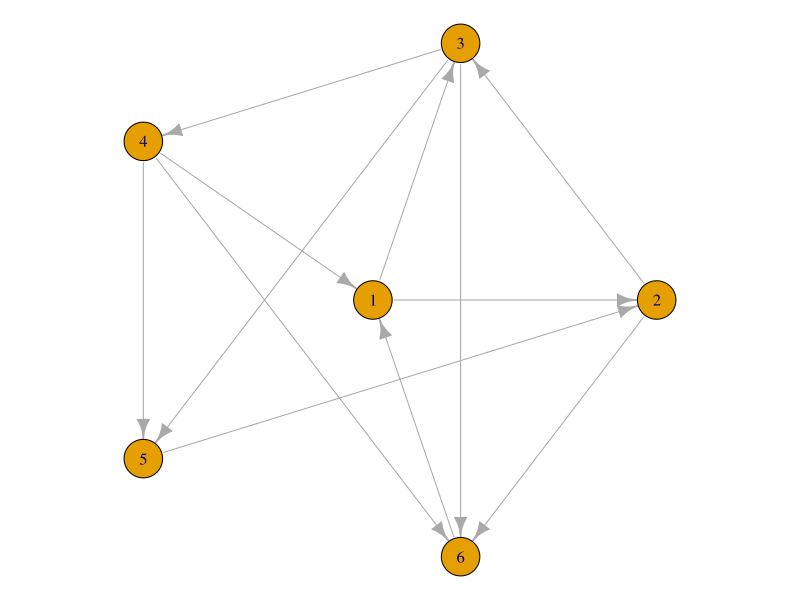
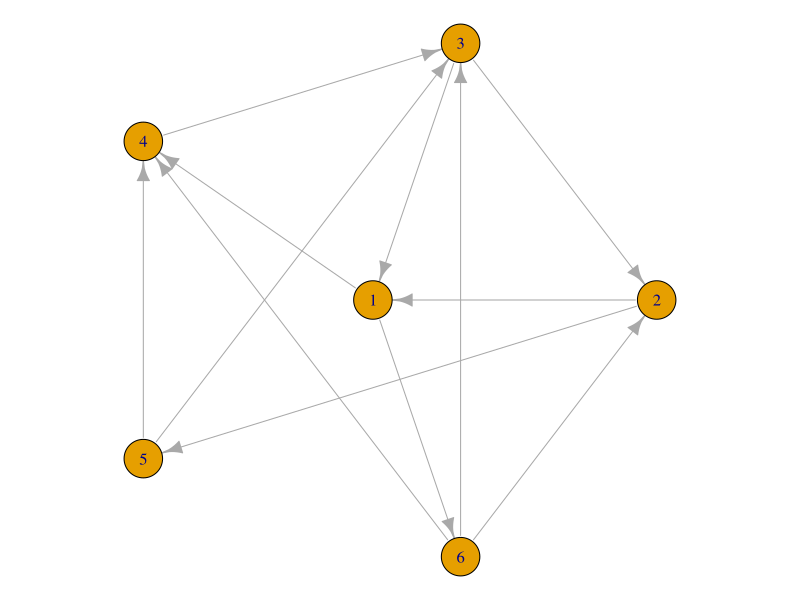

Generate these figures, in order, with R:
## ---- chunk 1
knitr::opts_chunk$set(echo = TRUE)
knitr::opts_chunk$set(comment = NA)
library(igraph)
## ---- chunk 2
digraph_list <- list(c(2,3), 
                    c(3,6), 
                    c(4,5,6), 
                    c(1,5,6), 
                    c(2), 
                    c(1))
M <- graph_from_adj_list(digraph_list, mode="out") 
## ---- chunk 3
set.seed(1234) 
oldPar <- par(mar=c(0.1,0.1,0.1,0.1)) # reduce the margins
plot(M, layout=layout_as_star(M))
par(oldPar)
## ---- chunk 4
reversed_list <- list(c(4,6), 
                      c(1,5), 
                      c(1,2), 
                      c(3), 
                      c(3,4), 
                      c(2,3,4))
M <- graph_from_adj_list(reversed_list, mode="out") 
## ---- chunk 5
set.seed(1234) 
oldPar <- par(mar=c(0.1,0.1,0.1,0.1)) # reduce the margins
plot(M, layout=layout_as_star(M))
par(oldPar)
## ---- chunk 6
library(knitr)
roster <- c("Ethan", "Talia", "Drake", "Jack", "Andrew", "Blake", "Jordan", "Graham", "Kevin", "Logan", "Claire", "Bri", "Trevor", "James", "Kristen", "Levi", "Grace", "John", "Isaac", "Josiah", "Nathan")
set.seed(382021) 
n <- length(roster)
ngps <- 7
maxingp <- ceiling(n/ngps)
# just make random groups
groups <- matrix(c(roster[sample(n)], 
                   rep("",(maxingp - (n %% maxingp)) %% maxingp)), 
                 ncol=maxingp, byrow=FALSE)
rownames(groups) <- paste0("Table #", 1:nrow(groups))
kable(t(groups))
